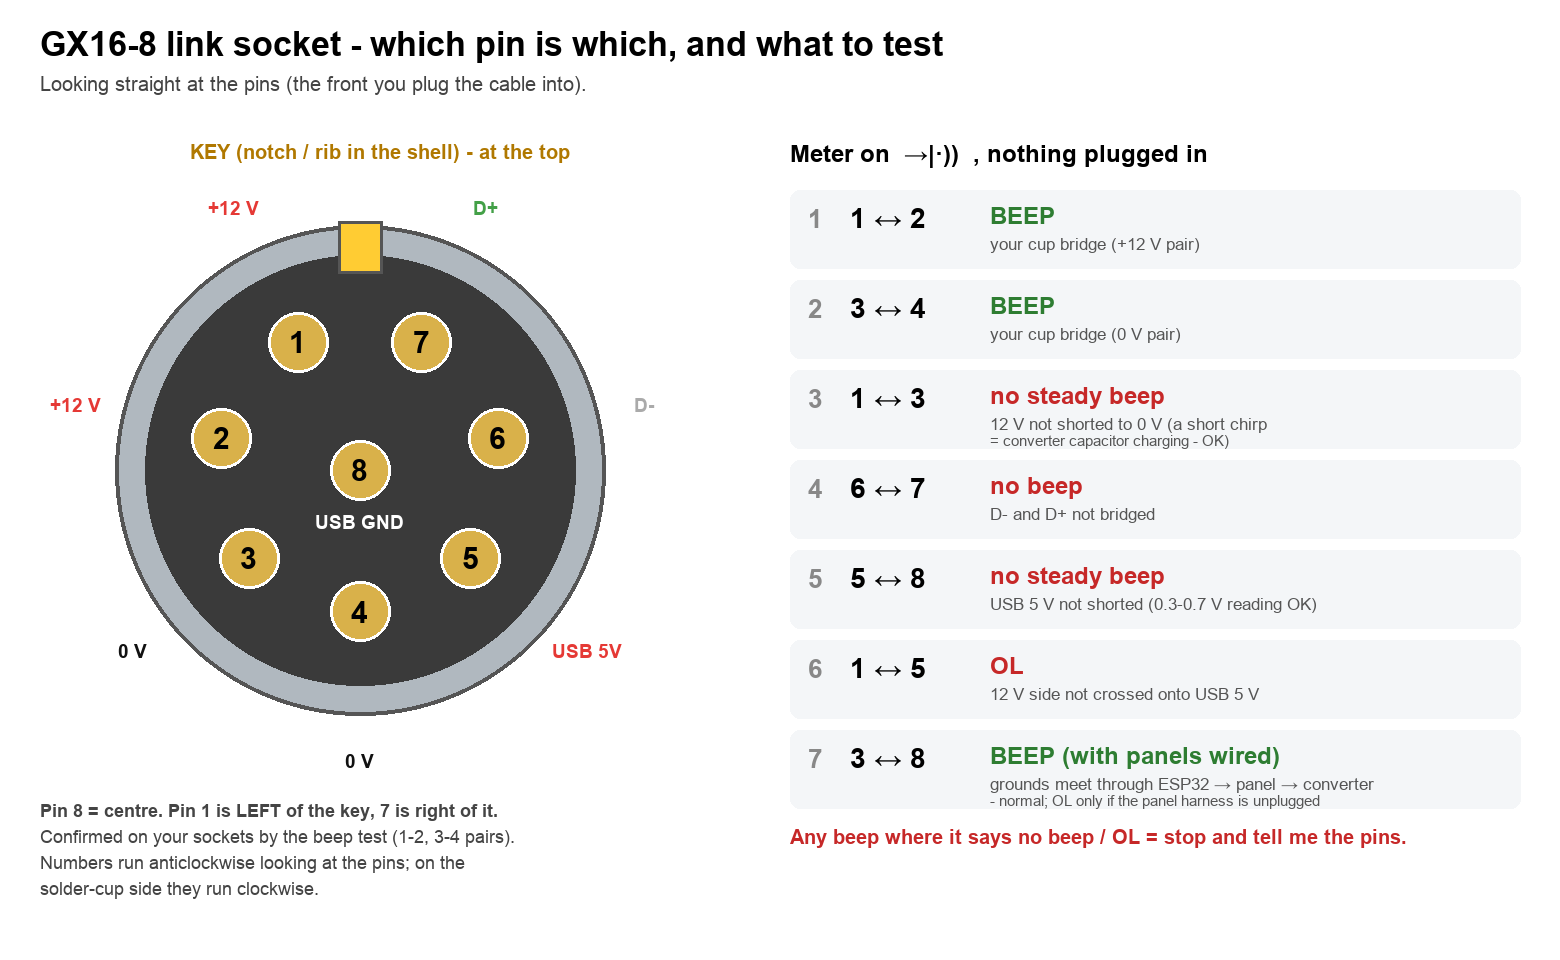

Python code for this plot:
#!/usr/bin/env python3
"""GX16-8 face diagram + continuity test list for the marquee link. Run: python3 docs/gx16_test.py"""
import math
from PIL import Image, ImageDraw, ImageFont
W, H = 1560, 960
im = Image.new("RGB", (W, H), "white"); d = ImageDraw.Draw(im)
def F(s, b=False):
    for p in (["/System/Library/Fonts/Supplemental/Arial Bold.ttf"] if b else []) + ["/System/Library/Fonts/Supplemental/Arial.ttf"]:
        try: return ImageFont.truetype(p, s)
        except OSError: pass
    return ImageFont.load_default()
d.text((40, 25), "GX16-8 link socket - which pin is which, and what to test", font=F(34, True), fill="black")
d.text((40, 72), "Looking straight at the pins (the front you plug the cable into).", font=F(20), fill="#444")
cx, cy, R = 360, 470, 215
d.ellipse([cx-R-30, cy-R-30, cx+R+30, cy+R+30], fill="#b0b8bf", outline="#555", width=4)      # metal shell
d.ellipse([cx-R, cy-R, cx+R, cy+R], fill="#3a3a3a")                                          # insulator
d.rectangle([cx-22, cy-R-34, cx+22, cy-R+18], fill="#ffcc33", outline="#555", width=3)       # key
d.text((cx-170, cy-R-115), "KEY (notch / rib in the shell) - at the top", font=F(20, True), fill="#b07800")
COL = {1: "#e53935", 2: "#e53935", 3: "#111", 4: "#111", 5: "#e53935", 6: "#aaaaaa", 7: "#43a047", 8: "#111"}
NAME = {1: "+12 V", 2: "+12 V", 3: "0 V", 4: "0 V", 5: "USB 5V", 6: "D-", 7: "D+", 8: "USB GND"}
pos = {}
for i in range(7):
    a = math.radians(-90 - 360 / 7 * (i + 0.5))         # pin 1 just LEFT of the key, counting anticlockwise (the sockets used here, beep-tested 2026-10-06)
    pos[i + 1] = (cx + 0.66 * R * math.cos(a), cy + 0.66 * R * math.sin(a))
pos[8] = (cx, cy)
for n, (x, y) in pos.items():
    d.ellipse([x-30, y-30, x+30, y+30], fill="#d9b14a", outline="white", width=3)
    d.text((x, y), str(n), font=F(30, True), fill="black", anchor="mm")
    lx, ly = cx + (x - cx) * 2.05, (cy + (y - cy) * 2.05) if n != 8 else cy + 52
    if n == 8: lx = cx
    d.text((lx, ly), NAME[n], font=F(19, True), fill=COL[n] if COL[n] != "#111" else "white" if n == 8 else "#111", anchor="mm")
d.text((40, 800), "Pin 8 = centre. Pin 1 is LEFT of the key, 7 is right of it.", font=F(18, True), fill="#444")
d.text((40, 826), "Confirmed on your sockets by the beep test (1-2, 3-4 pairs).", font=F(18), fill="#444")
d.text((40, 852), "Numbers run anticlockwise looking at the pins; on the", font=F(18), fill="#444")
d.text((40, 878), "solder-cup side they run clockwise.", font=F(18), fill="#444")
x0, y = 790, 140
d.text((x0, y), "Meter on  →|·))  , nothing plugged in", font=F(24, True), fill="black"); y += 50
TESTS = [("1", "1 ↔ 2", "BEEP", "#2e7d32", "your cup bridge (+12 V pair)"),
         ("2", "3 ↔ 4", "BEEP", "#2e7d32", "your cup bridge (0 V pair)"),
         ("3", "1 ↔ 3", "no steady beep", "#c62828", "12 V not shorted to 0 V (a short chirp\n= converter capacitor charging - OK)"),
         ("4", "6 ↔ 7", "no beep", "#c62828", "D- and D+ not bridged"),
         ("5", "5 ↔ 8", "no steady beep", "#c62828", "USB 5 V not shorted (0.3-0.7 V reading OK)"),
         ("6", "1 ↔ 5", "OL", "#c62828", "12 V side not crossed onto USB 5 V"),
         ("7", "3 ↔ 8", "BEEP (with panels wired)", "#2e7d32", "grounds meet through ESP32 → panel → converter\n- normal; OL only if the panel harness is unplugged")]
for n, pair, want, c, why in TESTS:
    d.rounded_rectangle([x0, y, W-40, y+78], 10, fill="#f4f6f8")
    d.text((x0+18, y+14), n, font=F(26, True), fill="#888")
    d.text((x0+60, y+12), pair, font=F(28, True), fill="black")
    d.text((x0+200, y+12), want, font=F(24, True), fill=c)
    d.text((x0+200, y+44), why.split("\n")[0], font=F(17), fill="#555")
    if "\n" in why: d.text((x0+200, y+62), why.split("\n")[1], font=F(15), fill="#555")
    y += 90
d.text((x0, y+5), "Any beep where it says no beep / OL = stop and tell me the pins.", font=F(20, True), fill="#c62828")
im.save(__file__.replace(".py", ".png"))
